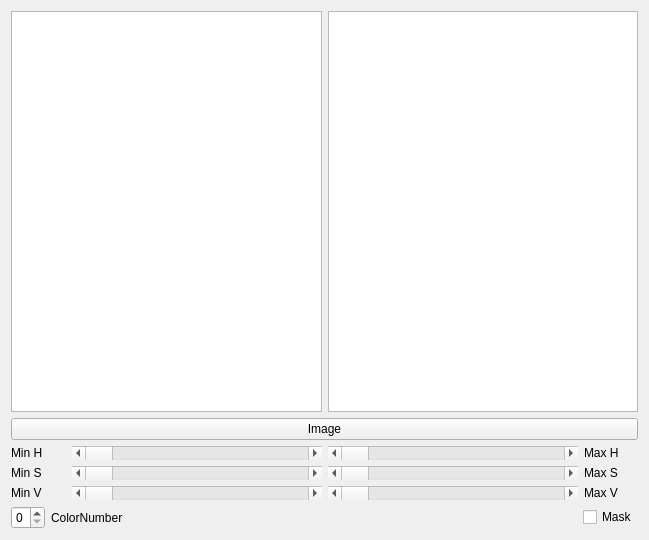
<?xml version="1.0" encoding="UTF-8"?>
<ui version="4.0">
 <class>Orthogonal_Form</class>
 <widget class="QWidget" name="Orthogonal_Form">
  <property name="geometry">
   <rect>
    <x>0</x>
    <y>0</y>
    <width>649</width>
    <height>540</height>
   </rect>
  </property>
  <property name="windowTitle">
   <string>Form</string>
  </property>
  <layout class="QGridLayout" name="gridLayout_2">
   <item row="3" column="0">
    <layout class="QGridLayout" name="gridLayout">
     <item row="2" column="0">
      <widget class="QLabel" name="label_3">
       <property name="text">
        <string>Min V</string>
       </property>
      </widget>
     </item>
     <item row="1" column="2">
      <widget class="QScrollBar" name="maxSBar">
       <property name="minimumSize">
        <size>
         <width>250</width>
         <height>0</height>
        </size>
       </property>
       <property name="maximum">
        <number>255</number>
       </property>
       <property name="orientation">
        <enum>Qt::Horizontal</enum>
       </property>
      </widget>
     </item>
     <item row="0" column="2">
      <widget class="QScrollBar" name="maxHBar">
       <property name="maximum">
        <number>255</number>
       </property>
       <property name="orientation">
        <enum>Qt::Horizontal</enum>
       </property>
      </widget>
     </item>
     <item row="0" column="1">
      <widget class="QScrollBar" name="minHBar">
       <property name="maximum">
        <number>255</number>
       </property>
       <property name="orientation">
        <enum>Qt::Horizontal</enum>
       </property>
      </widget>
     </item>
     <item row="2" column="2">
      <widget class="QScrollBar" name="maxVBar">
       <property name="maximum">
        <number>255</number>
       </property>
       <property name="orientation">
        <enum>Qt::Horizontal</enum>
       </property>
      </widget>
     </item>
     <item row="1" column="0">
      <widget class="QLabel" name="label_2">
       <property name="text">
        <string>Min S</string>
       </property>
      </widget>
     </item>
     <item row="0" column="0">
      <widget class="QLabel" name="label">
       <property name="text">
        <string>Min H</string>
       </property>
      </widget>
     </item>
     <item row="1" column="3">
      <widget class="QLabel" name="label_6">
       <property name="text">
        <string>Max S</string>
       </property>
      </widget>
     </item>
     <item row="0" column="3">
      <widget class="QLabel" name="label_4">
       <property name="text">
        <string>Max H</string>
       </property>
      </widget>
     </item>
     <item row="2" column="3">
      <widget class="QLabel" name="label_5">
       <property name="text">
        <string>Max V</string>
       </property>
      </widget>
     </item>
     <item row="1" column="1">
      <widget class="QScrollBar" name="minSBar">
       <property name="minimumSize">
        <size>
         <width>250</width>
         <height>0</height>
        </size>
       </property>
       <property name="maximum">
        <number>255</number>
       </property>
       <property name="orientation">
        <enum>Qt::Horizontal</enum>
       </property>
      </widget>
     </item>
     <item row="2" column="1">
      <widget class="QScrollBar" name="minVBar">
       <property name="maximum">
        <number>255</number>
       </property>
       <property name="orientation">
        <enum>Qt::Horizontal</enum>
       </property>
      </widget>
     </item>
    </layout>
   </item>
   <item row="1" column="0">
    <layout class="QHBoxLayout" name="horizontalLayout">
     <item>
      <widget class="QGraphicsView" name="leftView"/>
     </item>
     <item>
      <widget class="QGraphicsView" name="rightView"/>
     </item>
    </layout>
   </item>
   <item row="4" column="0">
    <layout class="QGridLayout" name="gridLayout_3">
     <item row="0" column="4">
      <widget class="QCheckBox" name="maskCheck">
       <property name="text">
        <string>Mask</string>
       </property>
      </widget>
     </item>
     <item row="0" column="2">
      <widget class="QLabel" name="label_7">
       <property name="text">
        <string>ColorNumber</string>
       </property>
      </widget>
     </item>
     <item row="0" column="0">
      <widget class="QSpinBox" name="colorChooseBox">
       <property name="maximum">
        <number>3</number>
       </property>
      </widget>
     </item>
     <item row="0" column="3">
      <spacer name="horizontalSpacer">
       <property name="orientation">
        <enum>Qt::Horizontal</enum>
       </property>
       <property name="sizeHint" stdset="0">
        <size>
         <width>918</width>
         <height>20</height>
        </size>
       </property>
      </spacer>
     </item>
    </layout>
   </item>
   <item row="2" column="0">
    <widget class="QPushButton" name="runButton">
     <property name="text">
      <string>Image</string>
     </property>
    </widget>
   </item>
  </layout>
 </widget>
 <resources/>
 <connections/>
</ui>
